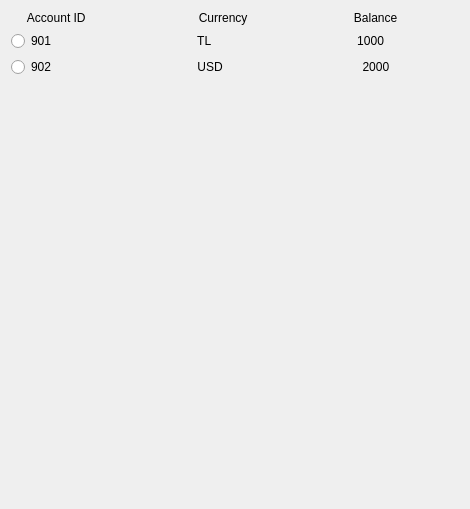
       <widget class="QWidget" name="deposit_scrollAreaWidgetContents">
        <property name="geometry">
         <rect>
          <x>0</x>
          <y>0</y>
          <width>470</width>
          <height>509</height>
         </rect>
        </property>
        <layout class="QVBoxLayout" name="verticalLayout_4">
         <item>
          <widget class="QLabel" name="deposit_account_columns">
           <property name="text">
            <string>     Account ID                                  Currency                                Balance</string>
           </property>
          </widget>
         </item>
         <item>
          <widget class="QRadioButton" name="deposit_radio_acc_1">
           <property name="text">
            <string>901                                            TL                                            1000</string>
           </property>
          </widget>
         </item>
         <item>
          <widget class="QRadioButton" name="deposit_radio_acc_2">
           <property name="text">
            <string>902                                            USD                                          2000</string>
           </property>
          </widget>
         </item>
         <item>
          <spacer name="deposit_verticalSpacer">
           <property name="orientation">
            <enum>Qt::Vertical</enum>
           </property>
           <property name="sizeHint" stdset="0">
            <size>
             <width>20</width>
             <height>40</height>
            </size>
           </property>
          </spacer>
         </item>
        </layout>
       </widget>
